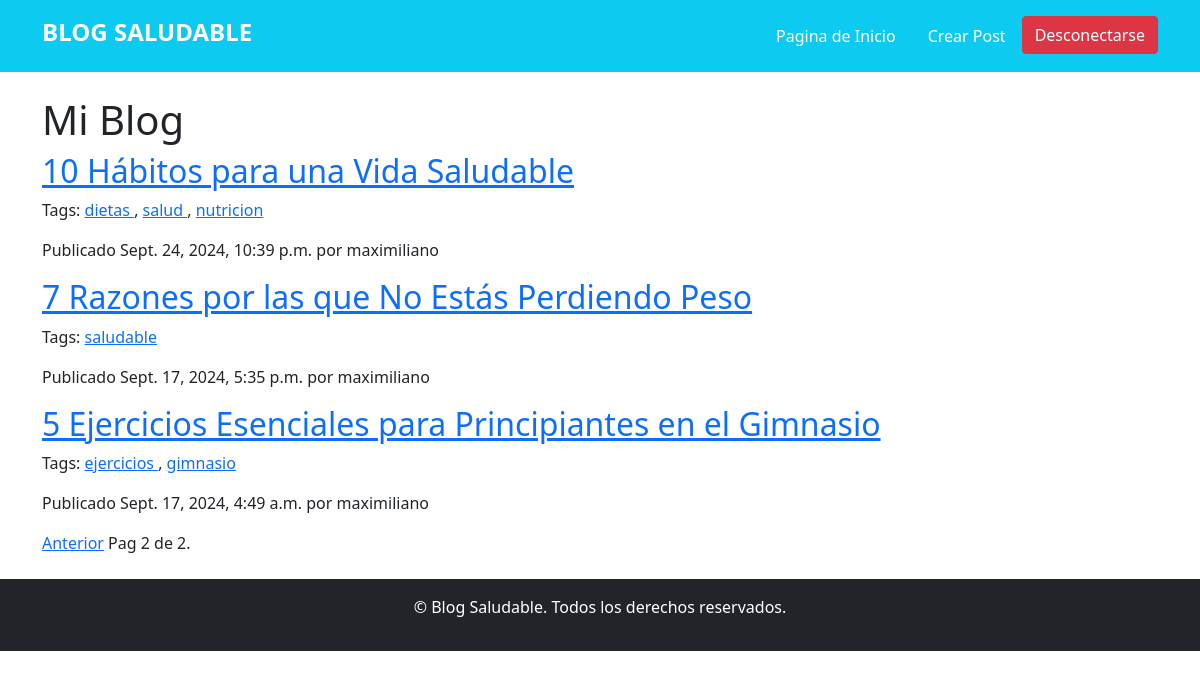
Screenshot of /posts/?page=2 (signed in) with the database file from the repository.
### post/models.py (models this page shows, shortened)
class Post(models.Model):
    class Status(models.TextChoices):
        DRAFT = 'DF', 'Draft'
        PUBLISHED = 'PB', 'Published'
    title = models.CharField(max_length=250)
    slug = models.SlugField(
        max_length=250,
        unique_for_date='publish')
    body = models.TextField()
    author = models.ForeignKey(
        settings.AUTH_USER_MODEL,
        on_delete=models.CASCADE,
        related_name='blog_posts'
    )
    publish = models.DateTimeField(default=timezone.now)
    created = models.DateTimeField(auto_now_add=True)
    updated = models.DateTimeField(auto_now=True)
    status = models.CharField(
        max_length=2,
        choices=Status,
        default=Status.DRAFT
    )
    objects = models.Manager() # El manejador por defecto
    published = PublishedManager() # El manejador customizado
    tags = TaggableManager()
    class Meta:
        ordering = ['-publish']
        indexes = [
            models.Index(fields=['-publish'])
        ]
    def get_absolute_url(self):
        return reverse('post:post_detail', args=[
            self.publish.year,
            self.publish.month,
            self.publish.day,
            self.slug]
            )

### post/views.py (the view)
# urls.py: path('',views.post_list, name='post_list'),
@login_required
def post_list(request, tag_slug=None):
    post_list = Post.published.all()
    tag = None
    if tag_slug:
        tag = get_object_or_404(Tag, slug=tag_slug)
        post_list = post_list.filter(tags__in=[tag])
    paginator = Paginator(post_list,3)
    page_number = request.GET.get('page',1)
    try:
        posts = paginator.page(page_number)
    except PageNotAnInteger:
        posts = paginator.page(1)
    except EmptyPage:
        posts = paginator.page(paginator.num_pages)
    return render(request,'post/list.html',{'posts':posts,'tag':tag})

### post/models.py (called while the page is built)
    def get_queryset(self):
        return (super().get_queryset().filter(status=Post.Status.PUBLISHED))

### post/templates/post/list.html (shortened to what this page needs)
{% extends "base.html" %}
{% block content %}
  <h1>Mi Blog</h1>
  {% for post in posts %}
    <h2>
      <a href="{{ post.get_absolute_url }}">
        {{ post.title }}
      </a>
    </h2>
    <p class="tags">
      Tags:
      {% for tag in post.tags.all %}
        <a href="{% url "post:post_list_by_tag" tag.slug %}">
          {{ tag.name }}
        </a>{% if not forloop.last %}, {% endif %}
      {% endfor %}
    </p>
    <p class="date">
      Publicado {{ post.publish }} por {{ post.author }}
    </p>
  {% endfor %}
  {% include "pagination.html" with page=posts %}
{% endblock %}

### post/static/css/blog.css (style rules this page uses)
* { margin: 0; padding: 0; box-sizing: border-box; }

### rows the page displays
Post: title "10 Hábitos para una Vida Saludable", publish "Sept. 24, 2024, 10:39 p.m.", author "maximiliano"
Tag: name "dietas"
Tag: name "salud"
Tag: name "nutricion"
Post: title "7 Razones por las que No Estás Perdiendo Peso", publish "Sept. 17, 2024, 5:35 p.m.", author "maximiliano"
Tag: name "saludable"
Post: title "5 Ejercicios Esenciales para Principiantes en el Gimnasio", publish "Sept. 17, 2024, 4:49 a.m.", author "maximiliano"
Tag: name "ejercicios"
Tag: name "gimnasio"

### other values shown
{{ page.number }} "2"
{{ page.paginator.num_pages }} "2"
